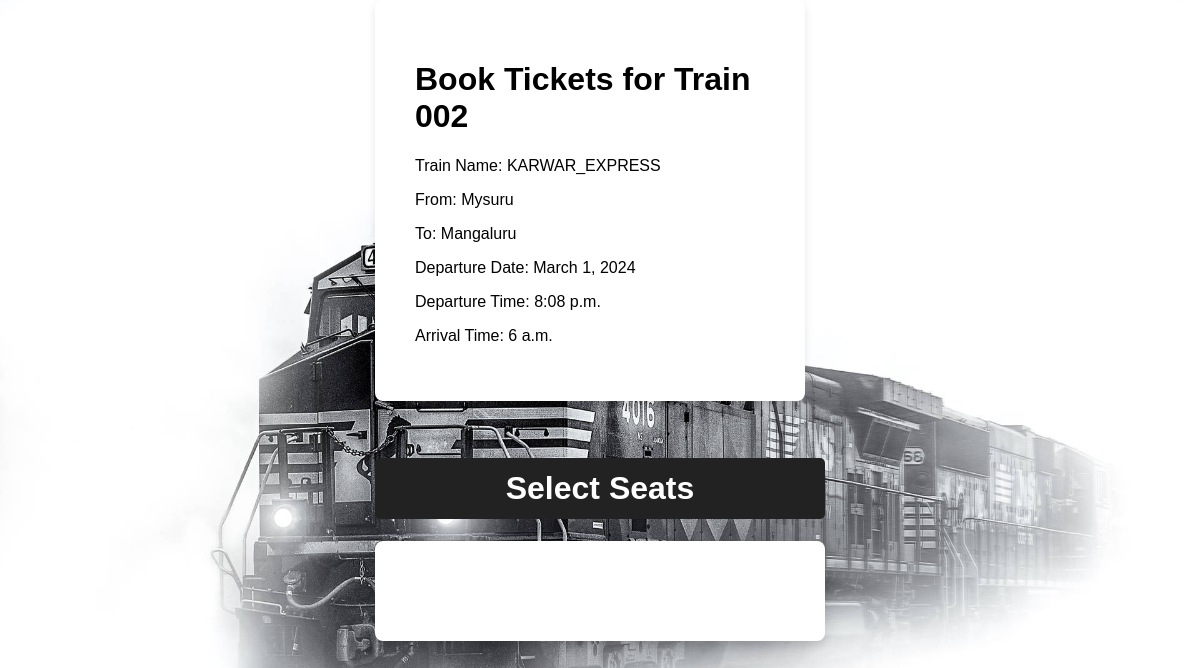
Page /book/002/ on the committed database.
### train_app/models.py (models this page shows, shortened)
class Train(models.Model):
    train_number = models.CharField(max_length=50)
    from_location = models.CharField(max_length=100)
    to_location = models.CharField(max_length=100)
    name = models.CharField(max_length=200)
    date = models.DateField(default=date.today)
    dep_time = models.TimeField(default='00:00')
    arr_time = models.TimeField(default='00:00')

### train_app/views.py (the view)
# urls.py: path('book/<str:train_number>/', views.book, name='book'),
def book(request, train_number):
    train = Train.objects.get(train_number=train_number)
    seats = Seat.objects.filter(train=train)
    return render(request, 'book.html', {'seats': seats, 'train': train})

### Template/book.html (shortened to what this page needs)
<!DOCTYPE html>
{% load static %}
<html lang="en">
<head>
</head>
<body>
<div class="bb">
<div class="container">
 <h1 >Book Tickets for Train {{ train.train_number }}</h1>
    <p>Train Name: {{ train.name }}</p>
    <p>From: {{ train.from_location }}</p>
    <p>To: {{ train.to_location }}</p>
    <p>Departure Date: {{ train.date }}</p>
    <p>Departure Time: {{ train.dep_time }}</p>
    <p>Arrival Time: {{ train.arr_time }}</p>
  </div>
    <br>
    <br>
<h1 class="btn btn-register">Select Seats</h1>
    <div id="seatSelection">
    </div>
</div>
</body>
</html>

### rows in the picture
Train: train_number "002", name "KARWAR_EXPRESS", from_location "Mysuru", to_location "Mangaluru", date "March 1, 2024", dep_time "8:08 p.m.", arr_time "6 a.m."
